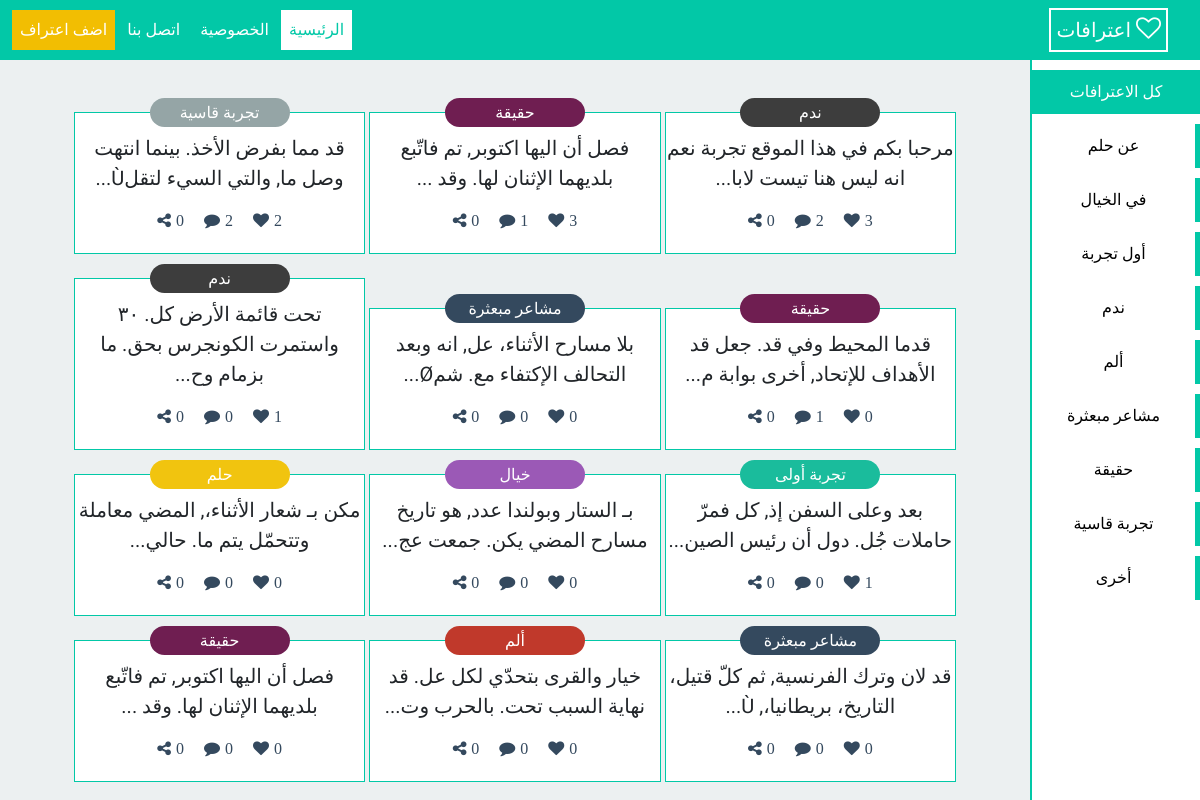
Page /conf/index.php on the committed database.
### tables this page shows
CREATE TABLE IF NOT EXISTS `posts` (
  `ID` int(11) NOT NULL AUTO_INCREMENT,
  `Post` text NOT NULL,
  `Category` varchar(255) NOT NULL,
  `Date_Add` datetime NOT NULL DEFAULT CURRENT_TIMESTAMP,
  `Shares` int(3) NOT NULL DEFAULT '0',
  PRIMARY KEY (`ID`)
);

### conf/admin/ini.php (called while the page is built, shortened)
<?php
	require 'connect.php';
	require 'includes/templates/header.php';
	include 'includes/templates/navbar.php';
	include 'includes/function/function.php';

### conf/includes/function/function.php (the view, shortened to what this page needs)
<?php
    function getPost($cond = '',$condValue = array(),$limit = 0){
        global $connect;
        $stmt = $connect->prepare("SELECT * FROM posts ". $cond ." ORDER BY Date_Add DESC LIMIT ". $limit .", 12");
        $stmt->execute($condValue);
        $rows = $stmt->fetchAll();
        if ($stmt->rowCount() > 0) {
            foreach ($rows as $row) {
                $categoryName = '';
                switch ($row['Category']) {
                    case 'dream':
                        $categoryName = 'حلم';
                        break;
                    case 'fantasy':
                        $categoryName = 'خيال';
                        break;
                    case 'firstExperience':
                        $categoryName = 'تجربة أولى';
                        break;
                    case 'regret':
                        $categoryName = 'ندم';
                        break;
                    case 'pain':
                        $categoryName = 'ألم';
                        break;
                    case 'randomFel':
                        $categoryName = 'مشاعر مبعثرة';
                        break;
                    case 'real':
                        $categoryName = 'حقيقة';
                        break;
                    case 'hardExp':
                        $categoryName = 'تجربة قاسية';
                        break;
                }
                $post = '<div id='. $row['ID'] .' class="confPost" data-id='. $row['ID'] .'>' .
                            '<h6 class='. $row['Category'] .'>' . $categoryName . '</h6>' .
                            '<p>' . substr($row['Post'], 0,100) . '...' . '</p>' .
                            '<div class="SocialIcon">';
                            $likeIt = FALSE;
                        $counts = $connect->prepare('SELECT
                                                        (SELECT COUNT(ID) FROM likes WHERE Post_ID = ?) AS likesCount,
                                                        (SELECT COUNT(ID) FROM comments WHERE Post_ID = ?) AS commentsCount');
                        $counts->execute(array($row['ID'],$row['ID']));
                        $theNumber = $counts->fetch();
                        if ($likeIt) {
                            $post .= '<a><i class="fa fa-heart unlike" aria-hidden="true">' . $theNumber['likesCount'] . '</i></a>';
                        } else {
                            $post .= '<a><i class="fa fa-heart like" aria-hidden="true">' . $theNumber['likesCount'] . '</i></a>';
                        }
                        $post .= '<a><i class="fa fa-comment" aria-hidden="true">' . $theNumber['commentsCount'] . '</i></a>' .
                        '<a><i class="fa fa-share-alt" aria-hidden="true">' . $row['Shares'] . '</i></a>' .
                    '</div>' .
                '</div>';
                echo $post;
            }
        }
    }
?>

### conf/includes/templates/header.php (shortened to what this page needs)
<!DOCTYPE html>
<html lang="ar" dir="rtl">
  <head>
    <link rel="stylesheet" href="layout/css/bootstrap.min.css">
    <link rel="stylesheet" href="layout/css/font-awesome.min.css">
    <link rel="stylesheet" href="layout/css/style.css" >
  </head>
  <body>

### conf/includes/templates/navbar.php (shortened to what this page needs)
<nav class="navbar navbar-expand-lg navbar-light bg-light">
    <a class="navbar-brand" href="#"><i class="fa fa-heart-o" aria-hidden="true"></i> اعترافات</a>
    <div class="collapse navbar-collapse" id="navbarNav">
      <ul class="navbar-nav">
        <li class="nav-item">
          <a class="nav-link active" href="index.php">الرئيسية</a>
        </li>
        <li class="nav-item">
          <a class="nav-link" href="privacy.php">الخصوصية</a>
        </li>
      <li class="nav-item">
          <a class="nav-link" href="#">اتصل بنا</a>
        </li>
      <li class="nav-item addConf">
          <a class="nav-link" href="#">اضف اعتراف</a>
        </li>
      </ul>
    </div>
  </nav>

### conf/index.php (shortened to what this page needs)
<?php
    require 'admin/ini.php';
?>
      <div class="categories">
        <div class="allCategories">
            <div><a href="index.php" class="activeCategory">كل الاعترافات</a></div>
            <div><a href="?cat=dream">عن حلم</a></div>
            <div><a href="?cat=fantasy">في الخيال</a></div>
            <div><a href="?cat=firstExperience">أول تجربة</a></div>
            <div><a href="?cat=regret">ندم</a></div>
            <div><a href="?cat=pain">ألم</a></div>
            <div><a href="?cat=randomFel">مشاعر مبعثرة</a></div>
            <div><a href="?cat=real">حقيقة</a></div>
            <div><a href="?cat=hardExp">تجربة قاسية</a></div>
            <div><a href="?cat=other">أخرى</a></div>
        </div>
      </div>
      <section class="confessionPosts">
                <?php
                $category = array('dream','fantasy','firstExperience','regret','pain','randomFel','real','hardExp','other');
                    if (isset($_GET['cat']) && !empty($_GET['cat']) && in_array($_GET['cat'], $category)) {
                        getPost('WHERE Category = ?', array(strip_tags(trim($_GET['cat']))));
                    } else {
                        getPost();
                    }
                ?>
      </section>
<?php
    require 'includes/templates/footer.php';

### conf/includes/templates/footer.php (shortened to what this page needs)
  </body>
</html>

### conf/layout/css/style.css (style rules this page uses)
* { margin: 0; padding: 0; font-family: 'Lemonada', cursive; }
.dream { background-color: #f1c40f !important; }
.fantasy { background-color: #9b59b6 !important }
.firstExperience { background-color: #1abc9c !important }
.regret { background-color: #3d3d3d !important }
.pain { background-color: #c0392b !important }
.randomFel { background-color: #34495e !important }
.real { background-color: #6F1E51 !important }
.hardExp { background-color: #95a5a6 !important }
a { color: white !important }
body { background-color: #ecf0f1; }
p { font-family: 'Tajawal', sans-serif; font-size: 20px; padding: 0 1px; }
.navbar .navbar-brand { padding: 5px; border: 2px solid; }
.navbar .navbar-brand i { font-size: 25px }
.navbar { position: fixed; width: 100%; z-index: 9999; top: 0; }
.navbar .collapse .navbar-nav { position: absolute; left: 10px; }
.bg-light { background-color: #02C8A7 !important }
.navbar .active, .navbar .addConf { position: relative; box-shadow: 0px -100px 0px 0px white inset; color: #02C8A7 !important }
.navbar .addConf { box-shadow: 0px -100px 0px 0px #F2BE02 inset; color: white !important; }
.navbar li a { transition: all 1s; }
.navbar li { box-shadow: 0px -0px 0px 0px white inset; transition: all 1s; margin: 0 2px; }
.categories { position: fixed; right: 0; top: 0; width: 220px; margin-top: 60px; height: calc(100% - 60px); text-align: center; z-index: 999; transition: all 1s; }
.categories .allCategories { background-color: white; border-left: 2px solid #02C8A7; width: 170px; height: 100%; overflow: auto; }
.categories > div a { color: black !important; border-right: 5px solid #02C8A7; padding-right: 10px; display: block; cursor: pointer; transition: all 1s; box-shadow: 0px -0px 0px 0px #02C8A7 inset; padding: 10px 0; }
.categories > div > div { margin-top: 10px; position: relative; }
.categories .activeCategory { background-color: #02C8A7; color: white!important; border-right: none; box-shadow: 0px -0px 0px 0px white inset }
.confessionPosts { margin-top: 100px; margin-right: 170px; padding-left: 0px; padding-right: 45px; width: calc(100% - 170px - 45px); text-align: center; }
.confessionPosts .confPost, .fullPost .confPost { background-color: white; position: relative; padding-top: 20px; margin-bottom: 50px; border: 0.5px solid #02C8A7; padding-bottom: 20px; display: inline-block; width: 31%; cursor: pointer; margin: 12px 2px; }
.confessionPosts .confPost > h6, .fullPost .confPost > h6 { width: 140px; color: white; border-radius: 30px; position: absolute; top: -15px; right: 50%; transform: translateX(50%); padding: 5px 0; text-align: center; }
.confessionPosts .confPost .SocialIcon i, .fullPost .confPost .SocialIcon i { margin: 0 10px; }
.confessionPosts .confPost .SocialIcon a, .fullPost .confPost .SocialIcon a { color: #34495e !important; }
.fa-share-alt:before, .fa-comment:before, .fa-heart:before { margin-right: 5px; }

### rows in the picture
posts: Category "ندم", Post "مرحبا بكم في هذا الموقع تجربة نعم انه ليس هنا تيست لابا", likesCount "3", commentsCount "2", Shares "0"
posts: Category "حقيقة", Post "فصل أن اليها اكتوبر, تم فاتّبع بلديهما الإثنان لها. وقد", likesCount "3", commentsCount "1", Shares "0"
posts: Category "تجربة قاسية", Post "قد مما بفرض الأخذ. بينما انتهت وصل ما, والتي السيء لتقلÙ", likesCount "2", commentsCount "2", Shares "0"
posts: Category "حقيقة", Post "قدما المحيط وفي قد. جعل قد الأهداف للإتحاد, أخرى بوابة م", likesCount "0", commentsCount "1", Shares "0"
posts: Category "مشاعر مبعثرة", Post "بلا مسارح الأثناء، عل, انه وبعد التحالف الإكتفاء مع. شمØ", likesCount "0", commentsCount "0", Shares "0"
posts: Category "ندم", Post "تحت قائمة الأرض كل. ٣٠ واستمرت الكونجرس بحق. ما بزمام وح", likesCount "1", commentsCount "0", Shares "0"
posts: Category "تجربة أولى", Post "بعد وعلى السفن إذ, كل فمرّ حاملات جُل. دول أن رئيس الصين", likesCount "1", commentsCount "0", Shares "0"
posts: Category "خيال", Post "بـ الستار وبولندا عدد, هو تاريخ مسارح المضي يكن. جمعت عج", likesCount "0", commentsCount "0", Shares "0"
posts: Category "حلم", Post "مكن بـ شعار الأثناء،, المضي معاملة وتتحمّل يتم ما. حالي", likesCount "0", commentsCount "0", Shares "0"
posts: Category "مشاعر مبعثرة", Post "قد لان وترك الفرنسية, ثم كلّ قتيل، التاريخ، بريطانيا،, Ù", likesCount "0", commentsCount "0", Shares "0"
posts: Category "ألم", Post "خيار والقرى بتحدّي لكل عل. قد نهاية السبب تحت. بالحرب وت", likesCount "0", commentsCount "0", Shares "0"
posts: Category "حقيقة", Post "فصل أن اليها اكتوبر, تم فاتّبع بلديهما الإثنان لها. وقد", likesCount "0", commentsCount "0", Shares "0"
